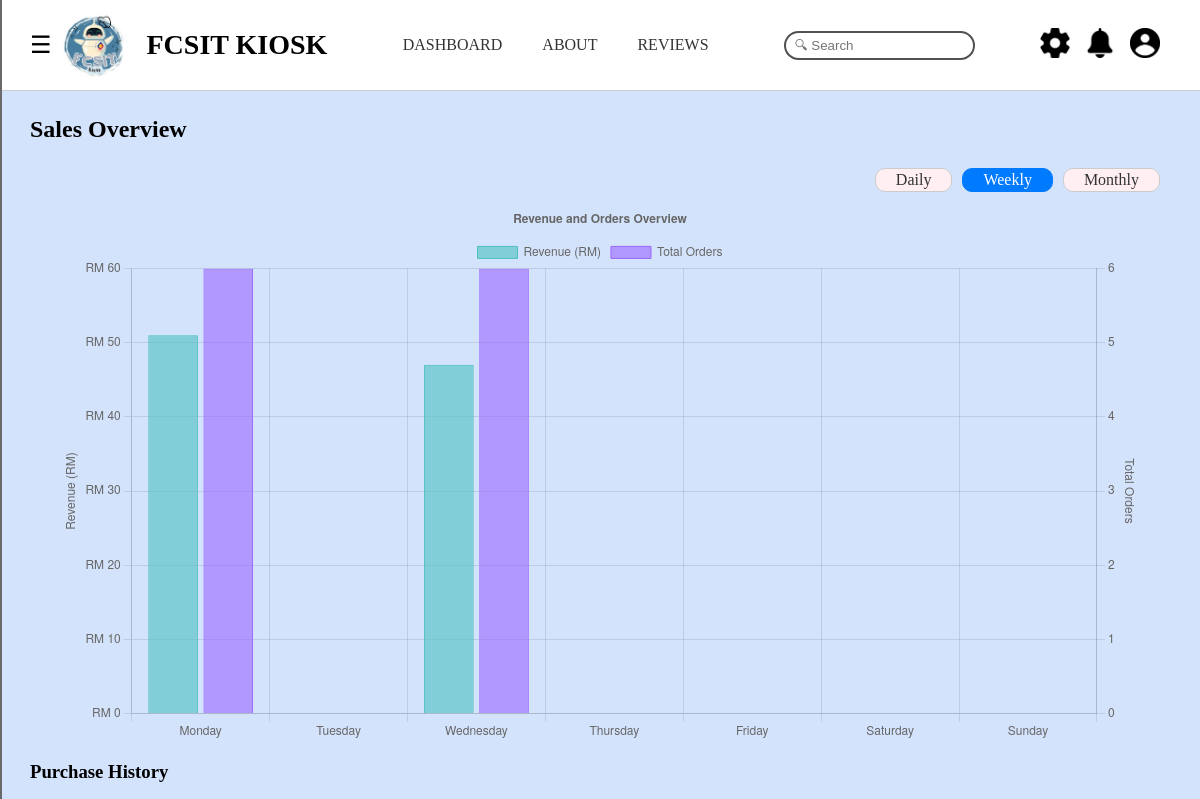
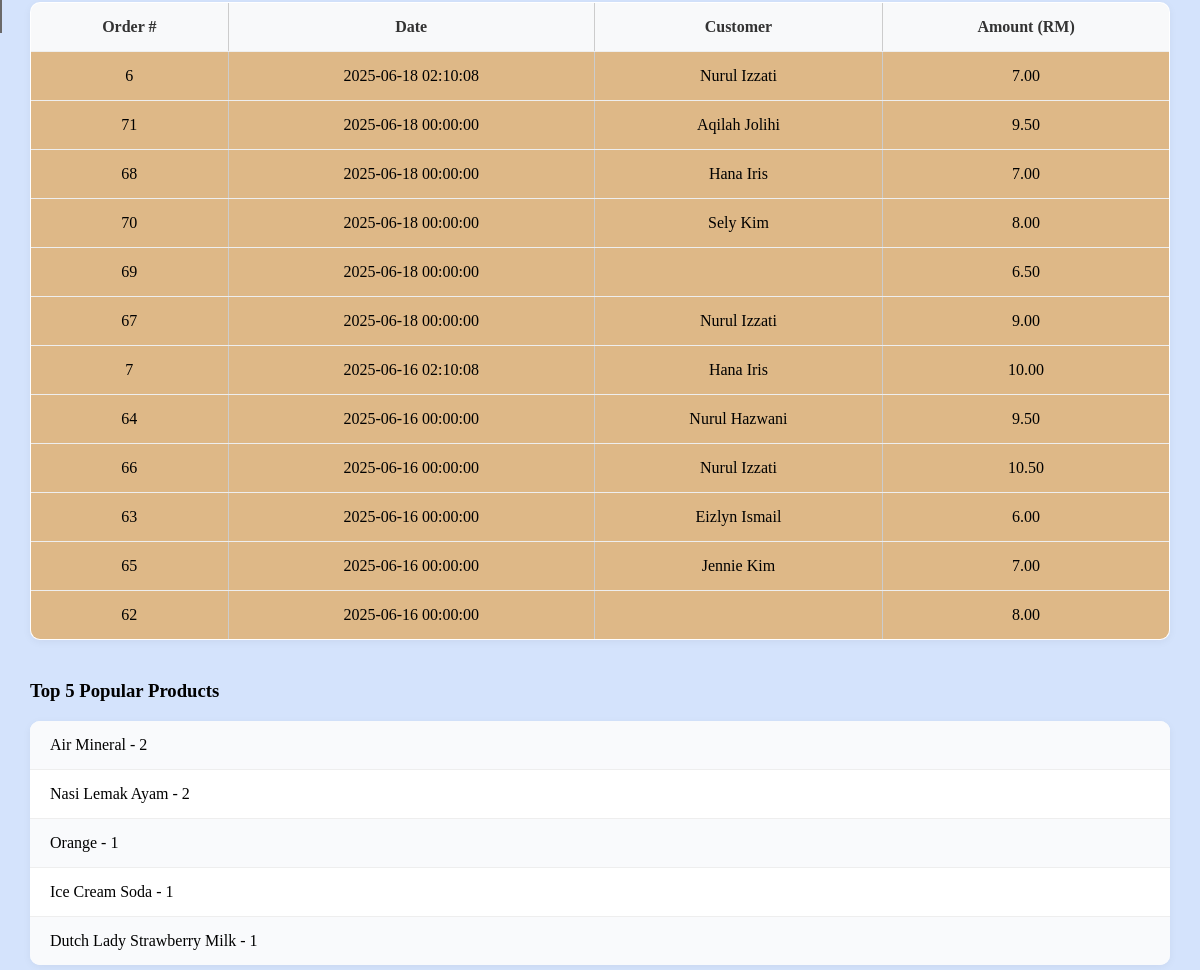
/Employee/sales.php?period=weekly, run on the app's committed database (2 pictures, top to bottom).
### tables this page shows
CREATE TABLE `orders` (
  `order_id` int(11) NOT NULL,
  `user_id` int(11) DEFAULT NULL,
  `processed_by` int(11) DEFAULT NULL,
  `order_date` datetime DEFAULT NULL,
  `status` varchar(50) DEFAULT NULL,
  `total_amount` decimal(10,2) DEFAULT NULL,
  `payment_method` varchar(50) DEFAULT NULL,
  `tracking_status` enum('Pending','Preparing','Out for Delivery','Complete','Cancelled') DEFAULT 'Pending'
);

CREATE TABLE `user` (
  `user_id` int(11) NOT NULL,
  `full_name` varchar(100) DEFAULT NULL,
  `email` varchar(100) DEFAULT NULL,
  `password` varchar(255) DEFAULT NULL,
  `user_type` enum('public','registered','employee','admin') DEFAULT NULL,
  `registration_date` datetime DEFAULT NULL
);

### Employee/sales.php (the view, shortened to what this page needs)
<?php
require "db_connect.php";
$period = $_GET["period"] ?? "daily";
$now = new DateTime();
switch ($period) {
  case 'weekly':
    $start = $now->modify('Monday this week')->setTime(0, 0);
    $end = (new DateTime('last day of this month'))->setTime(23, 59, 59);
    break;
}
$startFormatted = $start->format('Y-m-d H:i:s');
$endFormatted = $end->format('Y-m-d H:i:s');
if ($period == 'monthly') {
  $query = "
    SELECT
      FLOOR((DAY(o.order_date) - 1) / 7) + 1 AS label,
      SUM(o.total_amount) AS revenue,
      COUNT(DISTINCT o.order_id) AS total_orders
    FROM orders o
    WHERE o.order_date BETWEEN ? AND ?
    GROUP BY label
    ORDER BY label
  ";
  $hist_stmt = $conn->prepare($query);
  $hist_stmt->bind_param("ss", $startFormatted, $endFormatted);
} elseif ($period == 'weekly') {
  $query = "
    SELECT
      DAYNAME(o.order_date) AS label,
      SUM(o.total_amount) AS revenue,
      COUNT(DISTINCT o.order_id) AS total_orders
    FROM orders o
    WHERE o.order_date BETWEEN ? AND ?
    GROUP BY label
    ORDER BY FIELD(label, 'Monday', 'Tuesday', 'Wednesday', 'Thursday', 'Friday', 'Saturday', 'Sunday')
  ";
  $hist_stmt = $conn->prepare($query);
  $hist_stmt->bind_param("ss", $startFormatted, $endFormatted);
}
$hist_stmt->execute();
$raw_data = $hist_stmt->get_result()->fetch_all(MYSQLI_ASSOC);
$hist_data = [];
if ($period == 'daily') {
  $hours = range(8, 17);
  foreach ($hours as $h) {
    $label = sprintf("%02d:00", $h);
    $hist_data[$label] = ['revenue' => 0, 'orders' => 0];
  }
  foreach ($raw_data as $row) {
    $hour = (new DateTime($row['label']))->format('H:00');
    if (isset($hist_data[$hour])) {
      $hist_data[$hour]['revenue'] += $row['revenue'];
      $hist_data[$hour]['orders'] += $row['total_orders'];
    }
  }
} elseif ($period == 'weekly') {
  $weekdays = ['Monday','Tuesday','Wednesday','Thursday','Friday','Saturday','Sunday'];
  foreach ($weekdays as $day) {
    $hist_data[$day] = ['revenue' => 0, 'orders' => 0];
  }
  foreach ($raw_data as $row) {
    $day = $row['label'];
    $hist_data[$day]['revenue'] += $row['revenue'];
    $hist_data[$day]['orders'] += $row['total_orders'];
  }
}
$hist_data_array = [];
foreach ($hist_data as $label => $row) {
  $hist_data_array[] = [
    'label' => $label,
    'revenue' => $row['revenue'],
    'orders' => $row['orders']
  ];
}
$sql = "SELECT o.order_id, o.order_date, o.total_amount, u.full_name
        FROM orders o
        JOIN user u ON o.user_id = u.user_id
        WHERE o.order_date >= '$startFormatted'
        ORDER BY o.order_date DESC";
$history = $conn->query($sql);
$sql = "SELECT p.product_name, SUM(oi.quantity) AS qty_sold
        FROM order_item oi
        JOIN product p ON oi.product_id = p.product_id
        JOIN orders o ON oi.order_id = o.order_id
        WHERE o.order_date >= '$startFormatted'
        GROUP BY oi.product_id ORDER BY qty_sold DESC LIMIT 5";
$popularRes = $conn->query($sql);
?>
<!DOCTYPE html>
<html lang="en">
<head>
  <link rel="stylesheet" href="employeestyle.css">
  <link rel="stylesheet" href="sales.css">
</head>
<body>
<?php include "employee_frame.php"; ?>
<div class="content">
  <h2>Sales Overview</h2>
  <div class="filters">
    <a href="?period=daily" class="<?= $period=="daily"?"active":"" ?>">Daily</a>
    <a href="?period=weekly" class="<?= $period=="weekly"?"active":"" ?>">Weekly</a>
    <a href="?period=monthly" class="<?= $period=="monthly"?"active":"" ?>">Monthly</a>
  </div>
  <div class="chart-container">
    <canvas id="salesChart" width="400" height="200"></canvas>
  </div>
  <h3>Purchase History</h3>
  <table class="history">
    <thead>
    <tr><th>Order #</th><th>Date</th><th>Customer</th><th>Amount (RM)</th></tr>
    </thead>
    <tbody>
    <?php while ($row = $history->fetch_assoc()): ?>
      <tr>
        <td><?= htmlspecialchars($row["order_id"]) ?></td>
        <td><?= htmlspecialchars($row["order_date"]) ?></td>
        <td><?= htmlspecialchars($row["full_name"]) ?></td>
        <td><?= number_format($row["total_amount"], 2) ?></td>
      </tr>
    <?php endwhile; ?>
    </tbody>
  </table>
  <h3>Top 5 Popular Products</h3>
  <ul class="popular">
    <?php while ($p = $popularRes->fetch_assoc()): ?>
      <li><?= htmlspecialchars($p["product_name"]) ?> - <?= $p["qty_sold"] ?></li>
    <?php endwhile; ?>
  </ul>
</div>
<script>
  const chartData = <?= json_encode($hist_data_array) ?>;
  const period = '<?= $period ?>';
  window.chartData = chartData;
  window.period = period;
</script>
</body>
</html>

### Employee/employee_frame.php (shortened to what this page needs)
<!DOCTYPE html>
<html lang="en">
<head>
    <link rel="stylesheet" href="employeestyle.css">
</head>
<body>
<header class="navbar">
<div class="left-header">
    <div class="menu-icon" onclick="toggleSidebar()">☰</div>
    <img src="img/kiosk.jpg" alt="Logo" class="logo-img">
    <div class="logo-text">FCSIT KIOSK</div>
</div>
    <nav>
        <a href="employee_dashboard.php">DASHBOARD</a>
        <a href="../PUBLIC/about.php">ABOUT</a>
        <a href="../REGISTERED MEMBER/review.php">REVIEWS</a>
    </nav>
    <div class="icons">
        <input type="text" placeholder=" 🔍︎ Search" class="search-box">
        <div class="settings-container">
            <img src="img/settings.png" alt="Settings" class="setting-img" id="settings-toggle">
                </div>
        <a href="admin_noti.php">
            <img src="img/notification.png" alt="noti" class="noti-img"></a>
        <a href="profile_page.php">
            <img src="img/account.png" alt="account" class="acc-img"></a>
    </div>
</header>

### Employee/employeestyle.css (style rules this page uses)
body { margin: 0; font-family: Arial, sans-serif; background-color: #d4e3fc; }
.navbar { display: flex; justify-content: space-between; align-items: center; padding: 10px 30px; background-color: #fff; border-bottom: 1px solid #ccc; flex-wrap: wrap; font-family: 'Times New Roman', Times, serif; }
nav { display:flex; gap: 10px; flex-wrap: wrap; justify-content: center; }
.navbar nav a { margin: 0 15px; text-decoration: none; color: #333; font-size: 16px; }
.navbar .icons { display: flex; align-items: center; flex-wrap: nowrap; }
.search-box { padding: 5px; margin-right: 50px; border: 2px solid #ccc; border-radius: 30px ; outline: #000; border-color: #545050; }
.setting-img, .noti-img, .acc-img { width: auto; height: 30px; object-fit: contain; margin-left: 15px; }
.menu-icon { font-size: 24px; cursor: pointer; margin-right: 20px; color: #000; }
.left-header { display: flex; align-items: center; }
.menu-icon { font-size: 24px; cursor: pointer; margin-right: 10px; color: #000; }
.logo-img { height: 70px; }
.logo-text { font-weight: bold; font-size: 28px; font-family: Georgia; color: #000; padding-left: 20px; }

### Employee/sales.css (style rules this page uses)
.content { padding: 5px 30px; font-family: Verdana; }
.filters { display: flex; justify-content: flex-end; gap: 10px; padding: 5px 10px; }
.filters a { padding: 2px 20px; text-decoration: none; background-color: #ffeef2; color: #333; border: 1px solid #ccc; border-radius: 10px; transition: all 0.3s ease; font-weight: 500; }
.filters a.active { background-color: #007bff; color: white; border-color: #007bff; }
.chart-container { margin: 5px 30px; }
.history, .history th, .history td { border: 1px solid #ccc; border-collapse: collapse; }
.history th, .history td { padding: 8px; text-align: left; }
.popular { list-style: disc; padding-left: 20px; }
table.history { width: 100%; border-collapse: collapse; background-color: #fff; box-shadow: 0 2px 8px rgba(0,0,0,0.05); border-radius: 10px; overflow: hidden; margin-bottom: 40px; }
table.history thead { background-color: #f8f9fa; color: #333; }
table.history th, table.history td { padding: 15px 20px; text-align: center; border-bottom: 1px solid #eee; }
table.history tbody { background-color: burlywood; }
ul.popular { list-style: none; padding: 0; margin: 0; background: #fff; border-radius: 10px; box-shadow: 0 2px 8px rgba(0,0,0,0.05); overflow: hidden; }
ul.popular li { padding: 15px 20px; border-bottom: 1px solid #eee; display: flex; justify-content: space-between; font-weight: 500; }
ul.popular li:last-child { border-bottom: none; }
ul.popular li:nth-child(odd) { background-color: #f9fafc; }

### data on the page
orders: order_id "6", order_date "2025-06-18 02:10:08", user.full_name "Nurul Izzati", total_amount "7.00"
orders: order_id "71", order_date "2025-06-18 00:00:00", user.full_name "Aqilah Jolihi", total_amount "9.50"
orders: order_id "68", order_date "2025-06-18 00:00:00", user.full_name "Hana Iris", total_amount "7.00"
orders: order_id "70", order_date "2025-06-18 00:00:00", user.full_name "Sely Kim", total_amount "8.00"
orders: order_id "69", order_date "2025-06-18 00:00:00", total_amount "6.50"
orders: order_id "67", order_date "2025-06-18 00:00:00", user.full_name "Nurul Izzati", total_amount "9.00"
orders: order_id "7", order_date "2025-06-16 02:10:08", user.full_name "Hana Iris", total_amount "10.00"
orders: order_id "64", order_date "2025-06-16 00:00:00", user.full_name "Nurul Hazwani", total_amount "9.50"
orders: order_id "66", order_date "2025-06-16 00:00:00", user.full_name "Nurul Izzati", total_amount "10.50"
orders: order_id "63", order_date "2025-06-16 00:00:00", user.full_name "Eizlyn Ismail", total_amount "6.00"
orders: order_id "65", order_date "2025-06-16 00:00:00", user.full_name "Jennie Kim", total_amount "7.00"
orders: order_id "62", order_date "2025-06-16 00:00:00", total_amount "8.00"

### other printed values
$p["product_name"] "Air Mineral"
$p["qty_sold"] "2"
$p["product_name"] "Nasi Lemak Ayam"
$p["product_name"] "Orange"
$p["qty_sold"] "1"
$p["product_name"] "Ice Cream Soda"
$p["product_name"] "Dutch Lady Strawberry Milk"
